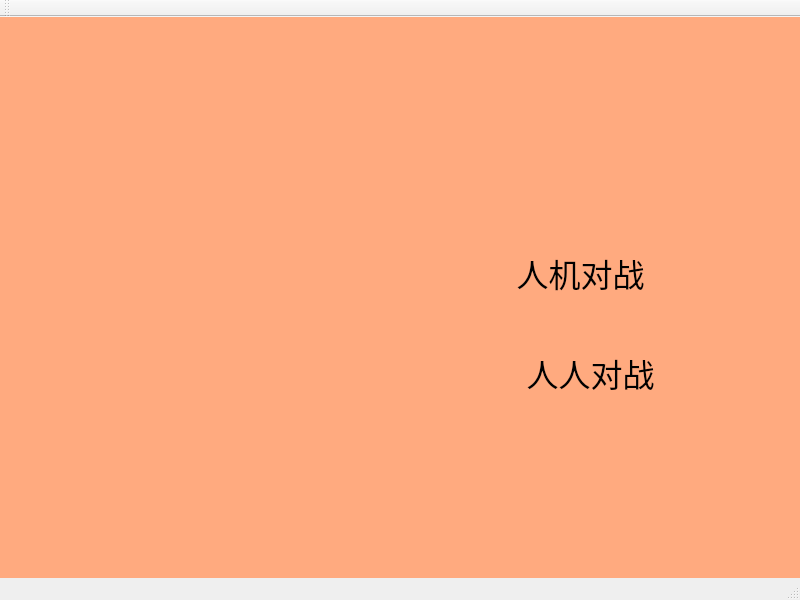
<?xml version="1.0" encoding="UTF-8"?>
<ui version="4.0">
 <class>MainWindow</class>
 <widget class="QMainWindow" name="MainWindow">
  <property name="geometry">
   <rect>
    <x>0</x>
    <y>0</y>
    <width>800</width>
    <height>600</height>
   </rect>
  </property>
  <property name="windowTitle">
   <string>MainWindow</string>
  </property>
  <widget class="QWidget" name="centralWidget">
   <property name="palette">
    <palette>
     <active>
      <colorrole role="WindowText">
       <brush brushstyle="SolidPattern">
        <color alpha="255">
         <red>0</red>
         <green>0</green>
         <blue>0</blue>
        </color>
       </brush>
      </colorrole>
      <colorrole role="Button">
       <brush brushstyle="SolidPattern">
        <color alpha="255">
         <red>255</red>
         <green>170</green>
         <blue>127</blue>
        </color>
       </brush>
      </colorrole>
      <colorrole role="Light">
       <brush brushstyle="SolidPattern">
        <color alpha="255">
         <red>255</red>
         <green>255</green>
         <blue>255</blue>
        </color>
       </brush>
      </colorrole>
      <colorrole role="Midlight">
       <brush brushstyle="SolidPattern">
        <color alpha="255">
         <red>255</red>
         <green>212</green>
         <blue>191</blue>
        </color>
       </brush>
      </colorrole>
      <colorrole role="Dark">
       <brush brushstyle="SolidPattern">
        <color alpha="255">
         <red>127</red>
         <green>85</green>
         <blue>63</blue>
        </color>
       </brush>
      </colorrole>
      <colorrole role="Mid">
       <brush brushstyle="SolidPattern">
        <color alpha="255">
         <red>170</red>
         <green>113</green>
         <blue>84</blue>
        </color>
       </brush>
      </colorrole>
      <colorrole role="Text">
       <brush brushstyle="SolidPattern">
        <color alpha="255">
         <red>0</red>
         <green>0</green>
         <blue>0</blue>
        </color>
       </brush>
      </colorrole>
      <colorrole role="BrightText">
       <brush brushstyle="SolidPattern">
        <color alpha="255">
         <red>255</red>
         <green>255</green>
         <blue>255</blue>
        </color>
       </brush>
      </colorrole>
      <colorrole role="ButtonText">
       <brush brushstyle="SolidPattern">
        <color alpha="255">
         <red>0</red>
         <green>0</green>
         <blue>0</blue>
        </color>
       </brush>
      </colorrole>
      <colorrole role="Base">
       <brush brushstyle="SolidPattern">
        <color alpha="255">
         <red>255</red>
         <green>255</green>
         <blue>255</blue>
        </color>
       </brush>
      </colorrole>
      <colorrole role="Window">
       <brush brushstyle="SolidPattern">
        <color alpha="255">
         <red>255</red>
         <green>170</green>
         <blue>127</blue>
        </color>
       </brush>
      </colorrole>
      <colorrole role="Shadow">
       <brush brushstyle="SolidPattern">
        <color alpha="255">
         <red>0</red>
         <green>0</green>
         <blue>0</blue>
        </color>
       </brush>
      </colorrole>
      <colorrole role="AlternateBase">
       <brush brushstyle="SolidPattern">
        <color alpha="255">
         <red>255</red>
         <green>212</green>
         <blue>191</blue>
        </color>
       </brush>
      </colorrole>
      <colorrole role="ToolTipBase">
       <brush brushstyle="SolidPattern">
        <color alpha="255">
         <red>255</red>
         <green>255</green>
         <blue>220</blue>
        </color>
       </brush>
      </colorrole>
      <colorrole role="ToolTipText">
       <brush brushstyle="SolidPattern">
        <color alpha="255">
         <red>0</red>
         <green>0</green>
         <blue>0</blue>
        </color>
       </brush>
      </colorrole>
      <colorrole role="PlaceholderText">
       <brush brushstyle="SolidPattern">
        <color alpha="128">
         <red>0</red>
         <green>0</green>
         <blue>0</blue>
        </color>
       </brush>
      </colorrole>
     </active>
     <inactive>
      <colorrole role="WindowText">
       <brush brushstyle="SolidPattern">
        <color alpha="255">
         <red>0</red>
         <green>0</green>
         <blue>0</blue>
        </color>
       </brush>
      </colorrole>
      <colorrole role="Button">
       <brush brushstyle="SolidPattern">
        <color alpha="255">
         <red>255</red>
         <green>170</green>
         <blue>127</blue>
        </color>
       </brush>
      </colorrole>
      <colorrole role="Light">
       <brush brushstyle="SolidPattern">
        <color alpha="255">
         <red>255</red>
         <green>255</green>
         <blue>255</blue>
        </color>
       </brush>
      </colorrole>
      <colorrole role="Midlight">
       <brush brushstyle="SolidPattern">
        <color alpha="255">
         <red>255</red>
         <green>212</green>
         <blue>191</blue>
        </color>
       </brush>
      </colorrole>
      <colorrole role="Dark">
       <brush brushstyle="SolidPattern">
        <color alpha="255">
         <red>127</red>
         <green>85</green>
         <blue>63</blue>
        </color>
       </brush>
      </colorrole>
      <colorrole role="Mid">
       <brush brushstyle="SolidPattern">
        <color alpha="255">
         <red>170</red>
         <green>113</green>
         <blue>84</blue>
        </color>
       </brush>
      </colorrole>
      <colorrole role="Text">
       <brush brushstyle="SolidPattern">
        <color alpha="255">
         <red>0</red>
         <green>0</green>
         <blue>0</blue>
        </color>
       </brush>
      </colorrole>
      <colorrole role="BrightText">
       <brush brushstyle="SolidPattern">
        <color alpha="255">
         <red>255</red>
         <green>255</green>
         <blue>255</blue>
        </color>
       </brush>
      </colorrole>
      <colorrole role="ButtonText">
       <brush brushstyle="SolidPattern">
        <color alpha="255">
         <red>0</red>
         <green>0</green>
         <blue>0</blue>
        </color>
       </brush>
      </colorrole>
      <colorrole role="Base">
       <brush brushstyle="SolidPattern">
        <color alpha="255">
         <red>255</red>
         <green>255</green>
         <blue>255</blue>
        </color>
       </brush>
      </colorrole>
      <colorrole role="Window">
       <brush brushstyle="SolidPattern">
        <color alpha="255">
         <red>255</red>
         <green>170</green>
         <blue>127</blue>
        </color>
       </brush>
      </colorrole>
      <colorrole role="Shadow">
       <brush brushstyle="SolidPattern">
        <color alpha="255">
         <red>0</red>
         <green>0</green>
         <blue>0</blue>
        </color>
       </brush>
      </colorrole>
      <colorrole role="AlternateBase">
       <brush brushstyle="SolidPattern">
        <color alpha="255">
         <red>255</red>
         <green>212</green>
         <blue>191</blue>
        </color>
       </brush>
      </colorrole>
      <colorrole role="ToolTipBase">
       <brush brushstyle="SolidPattern">
        <color alpha="255">
         <red>255</red>
         <green>255</green>
         <blue>220</blue>
        </color>
       </brush>
      </colorrole>
      <colorrole role="ToolTipText">
       <brush brushstyle="SolidPattern">
        <color alpha="255">
         <red>0</red>
         <green>0</green>
         <blue>0</blue>
        </color>
       </brush>
      </colorrole>
      <colorrole role="PlaceholderText">
       <brush brushstyle="SolidPattern">
        <color alpha="128">
         <red>0</red>
         <green>0</green>
         <blue>0</blue>
        </color>
       </brush>
      </colorrole>
     </inactive>
     <disabled>
      <colorrole role="WindowText">
       <brush brushstyle="SolidPattern">
        <color alpha="255">
         <red>127</red>
         <green>85</green>
         <blue>63</blue>
        </color>
       </brush>
      </colorrole>
      <colorrole role="Button">
       <brush brushstyle="SolidPattern">
        <color alpha="255">
         <red>255</red>
         <green>170</green>
         <blue>127</blue>
        </color>
       </brush>
      </colorrole>
      <colorrole role="Light">
       <brush brushstyle="SolidPattern">
        <color alpha="255">
         <red>255</red>
         <green>255</green>
         <blue>255</blue>
        </color>
       </brush>
      </colorrole>
      <colorrole role="Midlight">
       <brush brushstyle="SolidPattern">
        <color alpha="255">
         <red>255</red>
         <green>212</green>
         <blue>191</blue>
        </color>
       </brush>
      </colorrole>
      <colorrole role="Dark">
       <brush brushstyle="SolidPattern">
        <color alpha="255">
         <red>127</red>
         <green>85</green>
         <blue>63</blue>
        </color>
       </brush>
      </colorrole>
      <colorrole role="Mid">
       <brush brushstyle="SolidPattern">
        <color alpha="255">
         <red>170</red>
         <green>113</green>
         <blue>84</blue>
        </color>
       </brush>
      </colorrole>
      <colorrole role="Text">
       <brush brushstyle="SolidPattern">
        <color alpha="255">
         <red>127</red>
         <green>85</green>
         <blue>63</blue>
        </color>
       </brush>
      </colorrole>
      <colorrole role="BrightText">
       <brush brushstyle="SolidPattern">
        <color alpha="255">
         <red>255</red>
         <green>255</green>
         <blue>255</blue>
        </color>
       </brush>
      </colorrole>
      <colorrole role="ButtonText">
       <brush brushstyle="SolidPattern">
        <color alpha="255">
         <red>127</red>
         <green>85</green>
         <blue>63</blue>
        </color>
       </brush>
      </colorrole>
      <colorrole role="Base">
       <brush brushstyle="SolidPattern">
        <color alpha="255">
         <red>255</red>
         <green>170</green>
         <blue>127</blue>
        </color>
       </brush>
      </colorrole>
      <colorrole role="Window">
       <brush brushstyle="SolidPattern">
        <color alpha="255">
         <red>255</red>
         <green>170</green>
         <blue>127</blue>
        </color>
       </brush>
      </colorrole>
      <colorrole role="Shadow">
       <brush brushstyle="SolidPattern">
        <color alpha="255">
         <red>0</red>
         <green>0</green>
         <blue>0</blue>
        </color>
       </brush>
      </colorrole>
      <colorrole role="AlternateBase">
       <brush brushstyle="SolidPattern">
        <color alpha="255">
         <red>255</red>
         <green>170</green>
         <blue>127</blue>
        </color>
       </brush>
      </colorrole>
      <colorrole role="ToolTipBase">
       <brush brushstyle="SolidPattern">
        <color alpha="255">
         <red>255</red>
         <green>255</green>
         <blue>220</blue>
        </color>
       </brush>
      </colorrole>
      <colorrole role="ToolTipText">
       <brush brushstyle="SolidPattern">
        <color alpha="255">
         <red>0</red>
         <green>0</green>
         <blue>0</blue>
        </color>
       </brush>
      </colorrole>
      <colorrole role="PlaceholderText">
       <brush brushstyle="SolidPattern">
        <color alpha="128">
         <red>0</red>
         <green>0</green>
         <blue>0</blue>
        </color>
       </brush>
      </colorrole>
     </disabled>
    </palette>
   </property>
   <property name="autoFillBackground">
    <bool>true</bool>
   </property>
   <widget class="QPushButton" name="pushButton">
    <property name="geometry">
     <rect>
      <x>490</x>
      <y>230</y>
      <width>181</width>
      <height>51</height>
     </rect>
    </property>
    <property name="font">
     <font>
      <family>华文隶书</family>
      <pointsize>24</pointsize>
     </font>
    </property>
    <property name="text">
     <string>人机对战</string>
    </property>
    <property name="checkable">
     <bool>false</bool>
    </property>
    <property name="autoRepeat">
     <bool>false</bool>
    </property>
    <property name="flat">
     <bool>true</bool>
    </property>
   </widget>
   <widget class="QPushButton" name="pushButton_2">
    <property name="geometry">
     <rect>
      <x>500</x>
      <y>330</y>
      <width>181</width>
      <height>51</height>
     </rect>
    </property>
    <property name="font">
     <font>
      <family>华文隶书</family>
      <pointsize>24</pointsize>
     </font>
    </property>
    <property name="text">
     <string>人人对战</string>
    </property>
    <property name="flat">
     <bool>true</bool>
    </property>
   </widget>
   <widget class="QLabel" name="label">
    <property name="geometry">
     <rect>
      <x>0</x>
      <y>0</y>
      <width>800</width>
      <height>600</height>
     </rect>
    </property>
    <property name="maximumSize">
     <size>
      <width>800</width>
      <height>600</height>
     </size>
    </property>
    <property name="text">
     <string/>
    </property>
    <property name="pixmap">
     <pixmap resource="images.qrc">:/image/image/timg.jpg</pixmap>
    </property>
    <property name="scaledContents">
     <bool>true</bool>
    </property>
    <property name="wordWrap">
     <bool>false</bool>
    </property>
   </widget>
   <zorder>label</zorder>
   <zorder>pushButton</zorder>
   <zorder>pushButton_2</zorder>
  </widget>
  <widget class="QMenuBar" name="menuBar">
   <property name="geometry">
    <rect>
     <x>0</x>
     <y>0</y>
     <width>800</width>
     <height>26</height>
    </rect>
   </property>
  </widget>
  <widget class="QToolBar" name="mainToolBar">
   <attribute name="toolBarArea">
    <enum>TopToolBarArea</enum>
   </attribute>
   <attribute name="toolBarBreak">
    <bool>false</bool>
   </attribute>
  </widget>
  <widget class="QStatusBar" name="statusBar"/>
 </widget>
 <layoutdefault spacing="6" margin="11"/>
 <resources>
  <include location="images.qrc"/>
 </resources>
 <connections/>
</ui>
